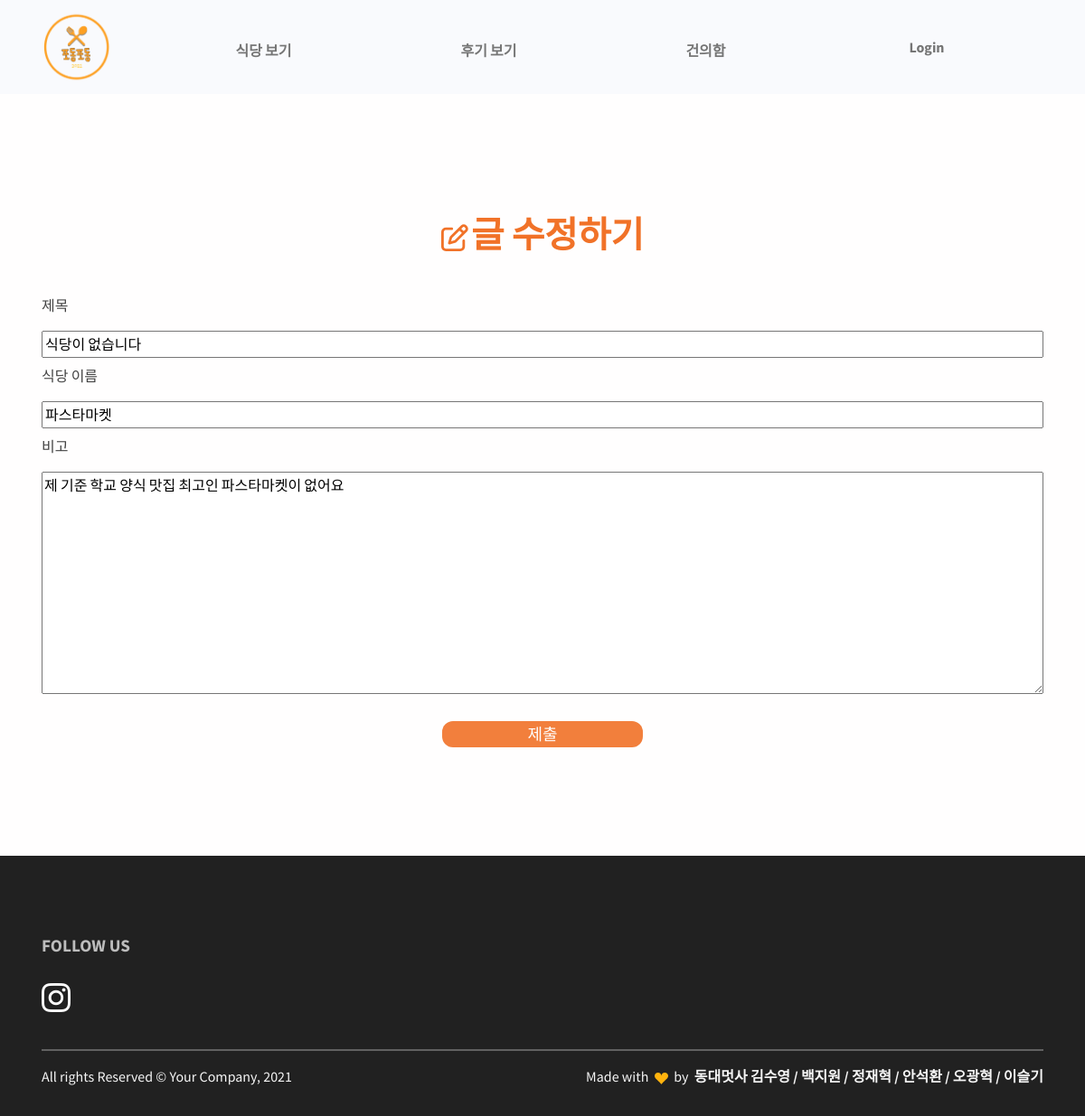
Screenshot of /board/request_edit/3 with the database file from the repository.
### board/models.py (models this page shows, shortened)
class Board(models.Model):
    id = models.AutoField(primary_key=True)
    title = models.CharField(max_length=2000)
    cafeteria = models.CharField(max_length=2000)
    writer = models.ForeignKey(User, on_delete=models.CASCADE)
    date = models.DateTimeField()
    body = models.TextField()

### board/views.py (the view)
# urls.py: path('request_edit/<str:id>',request_edit,name='request_edit'),
def request_edit(request,id):
    request_edit_post = Board.objects.get(id = id)
    return render(request, 'board/request_edit.html', {'board':request_edit_post})

### board/templates/board/request_edit.html (shortened to what this page needs)
{% extends 'base.html' %}
{% load static %}
{% block content %}
<section>
<div class='board_content text-center' style="margin-top: 100px;">
    <i class="far fa-edit" style="color: #F17228; font-size: 30px;"></i>
    <div class="fw-bold text-center text-danger fs-3 fs-lg-5 lh-sm my-3" style="display:inline-block;">글 수정하기</div>
    </div><br>
<div class = 'container'>
    <div class = 'board_new'>
        <form action = "{%url 'board:request_update' board.id %}" method="POST" enctype="multipart/form-data">
            <p>제목</p>
            <input type="text" name="title" value="{{board.title}}" style="width:100%">
            <p>식당 이름</p>
            <input type="text" name="cafeteria" value="{{board.cafeteria}}" style="width:100%">
            <p>비고</p>
            <textarea name="body" cols="50" rows="10" style="width: 100%;">{{board.body}}</textarea>
            <br><br>
            <div style="text-align: center;">
                <button type='submit' style = 'font-size:18px; width:20%; color: white;'>제출</button>
            </div>
        </form>
    </div>
</div>
</section>
{% endblock %}

### podongpodong/static/css/board.css (style rules this page uses)
.board_new input, .board_edit input { margin-bottom:8px; }
.board_new textarea, .board_edit textarea { width:50%; height:20%; }
.board_new button, .board_edit button { background-color:#F17228; opacity:0.9; border-radius: 12px; border:none; }

### rows the page displays
Board: title "식당이 없습니다", cafeteria "파스타마켓", body "제 기준 학교 양식 맛집 최고인 파스타마켓이 없어요"
